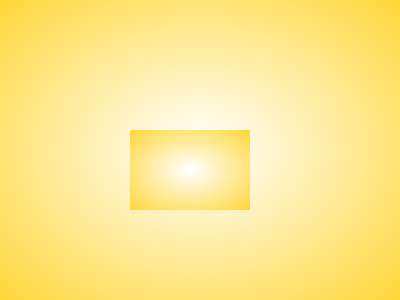
<?xml version="1.0" encoding="UTF-8"?>
<ui version="4.0">
 <class>Form</class>
 <widget class="QWidget" name="Form">
  <property name="geometry">
   <rect>
    <x>0</x>
    <y>0</y>
    <width>400</width>
    <height>300</height>
   </rect>
  </property>
  <property name="windowTitle">
   <string>Form</string>
  </property>
  <property name="styleSheet">
   <string notr="true">background-color: qradialgradient(spread:pad, cx:0.499, cy:0.499318, radius:0.871, fx:0.5, fy:0.5, stop:0.0097561 rgba(255, 255, 255, 255), stop:0.887805 rgba(255, 211, 38, 255));</string>
  </property>
  <widget class="QWidget" name="widget" native="true">
   <property name="geometry">
    <rect>
     <x>130</x>
     <y>130</y>
     <width>120</width>
     <height>80</height>
    </rect>
   </property>
   <property name="styleSheet">
    <string notr="true">backgroud = rgb(146, 193, 255);</string>
   </property>
  </widget>
 </widget>
 <resources/>
 <connections/>
</ui>
